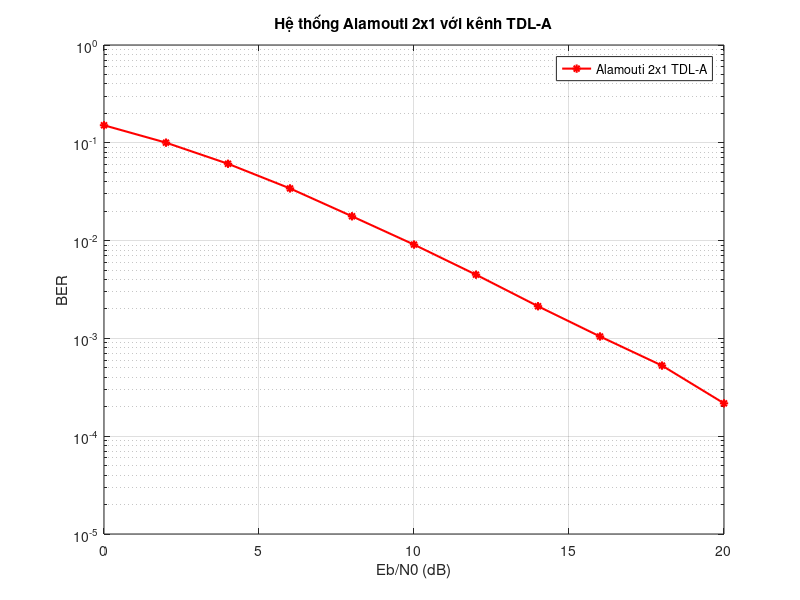

The MATLAB script that drew this image: (Note: this script raises an error after producing the figure.)
% Mô phỏng STBC Alamouti 2x1 với kênh TDL (5G)
clear all; close all; clc;

frmLen = 1000; % chiều dài frame (số ký hiệu)
numPackets = 1000; % số lượng packet
EbN0 = 0:2:20; % giá trị Eb/N0 từ 0 đến 20 dB, bước 2 dB
N = 2; % số anten Tx
M = 1; % số anten thu Rx
P = 4; % độ dài điều chế QPSK

% Tham số kênh TDL-A (theo 3GPP TR 38.901)
numTaps = 23; % Số tap của TDL-A
delays = [0, 30, 70, 90, 110, 190, 410, 50, 120, 200, 230, 500, 1600, ...
          2300, 2500, 1400, 2100, 2700, 2900, 3100, 3200, 3400, 3700]; % Độ trễ (ns)
power_dB = [0, -1, -2, -3, -8, -7.8, -7.5, -15.9, -6.2, -16.6, -13.4, -18.6, ...
            -20.8, -16, -19.2, -22.8, -17.6, -22.7, -24, -25.7, -23.9, -24.2, -25.2]; % Công suất (dB)
power = 10.^(power_dB/10); % Chuyển sang thang tuyến tính
power = power / sum(power); % Chuẩn hóa tổng công suất = 1

% Tham số Doppler
v = 3; % Tốc độ di chuyển (km/h)
v_ms = v * 1000 / 3600; % Chuyển sang m/s
fc = 3.5e9; % Tần số sóng mang (3.5 GHz)
c = 3e8; % Tốc độ ánh sáng
fd_max = v_ms * fc / c; % Tần số Doppler tối đa
Ts = 1e-6; % Chu kỳ lấy mẫu (1 μs, giả định)
dopplerRate = fd_max * Ts; % Tỷ lệ Doppler chuẩn hóa

% Khởi tạo mảng lưu trữ BER
BERMRC = zeros(1, length(EbN0)); % BER cho MRC
errorMRC = zeros(1, numPackets); % Lỗi cho MRC

% Vòng lặp cho Eb/N0
for idx = 1:length(EbN0)
    for packetIdx = 1:numPackets
        % Tạo dữ liệu QPSK
        data = randi([0 P-1], frmLen, 2); % Dữ liệu QPSK (frmLen x 2)
        X = pskmod(data, P, 0); % Điều chế QPSK

        % Mã hóa Alamouti
        x1 = X(:,1); % Ký hiệu x1 (frmLen x 1)
        x2 = X(:,2); % Ký hiệu x2 (frmLen x 1)

        % --- Tạo kênh TDL ---
        h1 = zeros(frmLen, 1); % Hệ số kênh tổng hợp cho anten 1
        h2 = zeros(frmLen, 1); % Hệ số kênh tổng hợp cho anten 2
        for l = 1:numTaps
            % Tạo fading Rayleigh cho mỗi tap
            hl = (randn(frmLen, 1) + 1i*randn(frmLen, 1)) / sqrt(2);
            % Áp dụng Doppler (mô phỏng đơn giản bằng lọc)
            hl = filter(1, [1 -0.99*exp(-2*pi*1i*dopplerRate)], hl);
            % Chuẩn hóa công suất tap
            hl = hl * sqrt(power(l));
            % Tổng hợp kênh cho anten 1
            h1 = h1 + hl;
            % Lặp lại cho anten 2 (kênh độc lập)
            hl = (randn(frmLen, 1) + 1i*randn(frmLen, 1)) / sqrt(2);
            hl = filter(1, [1 -0.99*exp(-2*pi*1i*dopplerRate)], hl);
            hl = hl * sqrt(power(l));
            h2 = h2 + hl;
        end
        % Chuẩn hóa công suất kênh tổng hợp
        h1 = h1 / sqrt(mean(abs(h1).^2)) * sqrt(sum(power));
        h2 = h2 / sqrt(mean(abs(h2).^2)) * sqrt(sum(power));

        % Truyền tín hiệu
        s1 = h1.*x1 + h2.*x2; % Tín hiệu tại khe thời gian 1
        s2 = -h1.*conj(x2) + h2.*conj(x1); % Tín hiệu tại khe thời gian 2
        r1 = awgn(s1, EbN0(idx) + 3, 'measured'); % Thêm nhiễu
        r2 = awgn(s2, EbN0(idx) + 3, 'measured');

        % Giải mã MRC
        norm = abs(h1).^2 + abs(h2).^2;
        x1Hat_MRC = (conj(h1).*r1 + h2.*conj(r2))./norm;
        x2Hat_MRC = (conj(h2).*r1 - h1.*conj(r2))./norm;

        % Gộp tín hiệu MRC
        decodedSymbols_MRC = [x1Hat_MRC x2Hat_MRC];
        decodedData_MRC = pskdemod(decodedSymbols_MRC, P, 0);

        % Tính lỗi cho MRC
        errorMRC(packetIdx) = biterr(decodedData_MRC, data);
    end

    % Tính BER (QPSK: 2 bit/ký hiệu, 2 cột dữ liệu)
    BERMRC(idx) = sum(errorMRC) / (numPackets * frmLen * 2 * 2);
    fprintf('Eb/N0 = %d dB, BER = %e\n', EbN0(idx), BERMRC(idx));
end

% Vẽ đồ thị
h = figure;
semilogy(EbN0, BERMRC, 'r*-', 'LineWidth', 1.5, 'DisplayName', 'Alamouti 2x1 TDL-A');
grid on;
set(gca, 'yscale', 'log', 'xlim', [EbN0(1), EbN0(end)], 'ylim', [1e-5 1]);
xlabel('Eb/N0 (dB)'); ylabel('BER');
title('Hệ thống Alamouti 2x1 với kênh TDL-A');
legend('show');
set(h, 'color', [1 1 1]);
set(h, 'NumberTitle', 'off');
set(h, 'renderer', 'zbuffer');